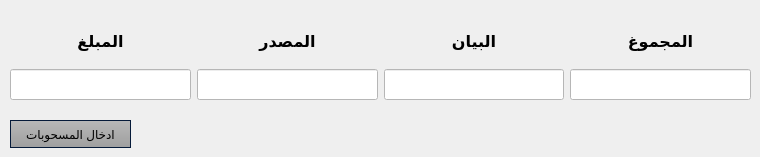
    <widget class="QWidget" name="tabWithdrwanEntry">
     <attribute name="title">
      <string>ادخال المسحوبات</string>
     </attribute>
     <widget class="QWidget" name="gridLayoutWidget_3">
      <property name="geometry">
       <rect>
        <x>10</x>
        <y>20</y>
        <width>741</width>
        <height>80</height>
       </rect>
      </property>
      <layout class="QGridLayout" name="gridLayout_3" columnstretch="0,0,0,0">
       <item row="0" column="1">
        <widget class="QLabel" name="label_14">
         <property name="font">
          <font>
           <family>Arial</family>
           <pointsize>12</pointsize>
           <bold>true</bold>
          </font>
         </property>
         <property name="layoutDirection">
          <enum>Qt::RightToLeft</enum>
         </property>
         <property name="text">
          <string>المصدر</string>
         </property>
         <property name="alignment">
          <set>Qt::AlignCenter</set>
         </property>
        </widget>
       </item>
       <item row="0" column="2">
        <widget class="QLabel" name="label_15">
         <property name="font">
          <font>
           <family>Arial</family>
           <pointsize>12</pointsize>
           <bold>true</bold>
          </font>
         </property>
         <property name="layoutDirection">
          <enum>Qt::RightToLeft</enum>
         </property>
         <property name="text">
          <string>البيان</string>
         </property>
         <property name="alignment">
          <set>Qt::AlignCenter</set>
         </property>
        </widget>
       </item>
       <item row="1" column="3">
        <widget class="QLineEdit" name="inputSum_3">
         <property name="font">
          <font>
           <pointsize>14</pointsize>
          </font>
         </property>
         <property name="styleSheet">
          <string notr="true">background-color: rgb(255, 255, 255);</string>
         </property>
        </widget>
       </item>
       <item row="1" column="0">
        <widget class="QLineEdit" name="inputAmount_3">
         <property name="font">
          <font>
           <pointsize>14</pointsize>
          </font>
         </property>
         <property name="styleSheet">
          <string notr="true">background-color: rgb(255, 255, 255);</string>
         </property>
        </widget>
       </item>
       <item row="1" column="1">
        <widget class="QLineEdit" name="inputSource_3">
         <property name="font">
          <font>
           <pointsize>14</pointsize>
          </font>
         </property>
         <property name="styleSheet">
          <string notr="true">background-color: rgb(255, 255, 255);</string>
         </property>
        </widget>
       </item>
       <item row="1" column="2">
        <widget class="QLineEdit" name="inputComment_3">
         <property name="font">
          <font>
           <pointsize>14</pointsize>
          </font>
         </property>
         <property name="styleSheet">
          <string notr="true">background-color: rgb(255, 255, 255);</string>
         </property>
        </widget>
       </item>
       <item row="0" column="0">
        <widget class="QLabel" name="label_16">
         <property name="font">
          <font>
           <family>Arial</family>
           <pointsize>12</pointsize>
           <bold>true</bold>
          </font>
         </property>
         <property name="layoutDirection">
          <enum>Qt::RightToLeft</enum>
         </property>
         <property name="text">
          <string>المبلغ</string>
         </property>
         <property name="alignment">
          <set>Qt::AlignCenter</set>
         </property>
        </widget>
       </item>
       <item row="0" column="3">
        <widget class="QLabel" name="label_17">
         <property name="font">
          <font>
           <family>Arial</family>
           <pointsize>12</pointsize>
           <bold>true</bold>
          </font>
         </property>
         <property name="layoutDirection">
          <enum>Qt::RightToLeft</enum>
         </property>
         <property name="text">
          <string>المجموغ</string>
         </property>
         <property name="alignment">
          <set>Qt::AlignCenter</set>
         </property>
        </widget>
       </item>
      </layout>
     </widget>
     <widget class="QPushButton" name="btnWithdrawnEntry">
      <property name="geometry">
       <rect>
        <x>10</x>
        <y>120</y>
        <width>121</width>
        <height>28</height>
       </rect>
      </property>
      <property name="styleSheet">
       <string notr="true">QPushButton {
  background-color: qlineargradient(spread:repeat, x1:1, y1:0, x2:1, y2:1, stop:0 rgba(184, 184,      184, 255),stop:1 rgba(159, 159, 159, 255));
	color: #000;
	min-width: 80px;
	border-style: solid;
	border-width: 1px;
	border-color: #051a39;
	padding: 5px;
}
QPushButton#btnWithdrawnEntry:hover
{
	background-color: rgba(70,162,218,50%);
	border: 1px solid #46a2da;

}

QPushButton#btnWithdrawnEntry:pressed {
    background-color: qlineargradient(x1: 0, y1: 0, x2: 0, y2: 1,
                                      stop: 0 #dadbde, stop: 1 #f6f7fa);
}</string>
      </property>
      <property name="text">
       <string>ادخال المسحوبات</string>
      </property>
     </widget>
    </widget>
